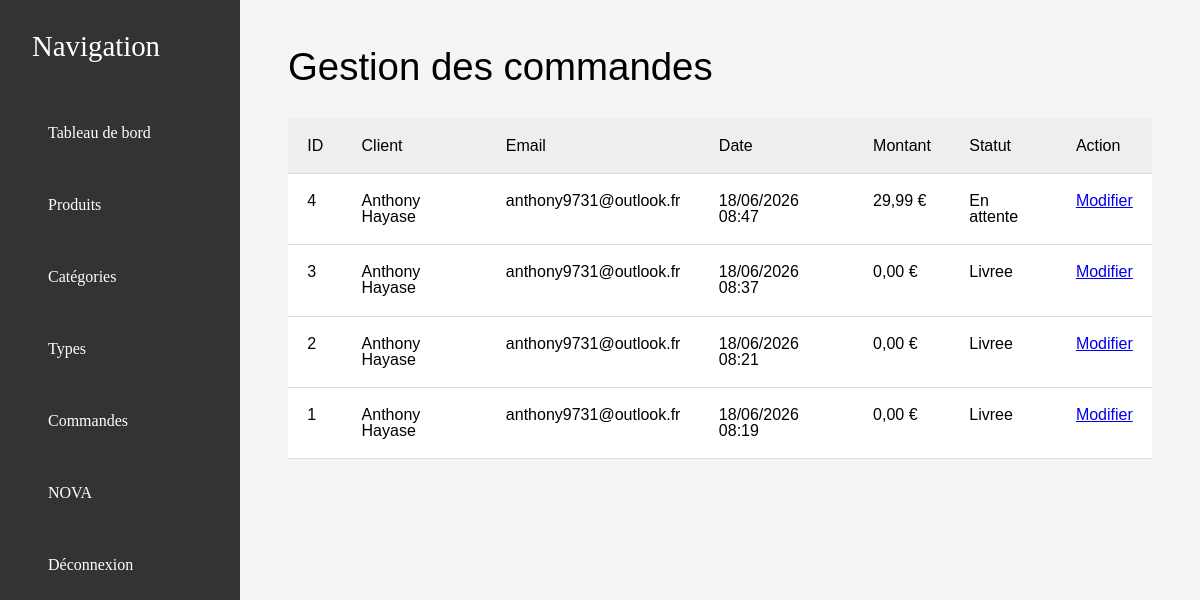
/admin/commandes.php (signed in), run on the app's committed database.
### tables this page shows
CREATE TABLE IF NOT EXISTS `commandes` (
  `id_commande` int NOT NULL AUTO_INCREMENT,
  `id_user` int DEFAULT NULL,
  `date_commande` timestamp NULL DEFAULT CURRENT_TIMESTAMP,
  `montant_total` decimal(10,2) DEFAULT '0.00',
  `statut` enum('En attente','Payee','Expediee','Livree') DEFAULT 'En attente',
  `nom_client` varchar(100) NOT NULL,
  `prenom_client` varchar(100) NOT NULL,
  `email_client` varchar(255) NOT NULL,
  `adresse` varchar(255) NOT NULL,
  `ville` varchar(100) NOT NULL,
  `code_postal` varchar(20) NOT NULL,
  `pays` varchar(100) NOT NULL,
  `telephone` varchar(50) DEFAULT NULL,
  PRIMARY KEY (`id_commande`),
  KEY `id_user` (`id_user`)
);

### admin/commandes.php (the view, shortened to what this page needs)
<?php
require_once '../config/admin_init.php';
$stmt = $pdo->query("
    SELECT *
    FROM commandes
    ORDER BY date_commande DESC
");
$commandes = $stmt->fetchAll();
?>
<!DOCTYPE html>
<html lang="fr">
<head>
    <link rel="stylesheet" href="../assets/css/reset.css">
    <link rel="stylesheet" href="../assets/css/admin.css">
</head>
<body>
    <section>
        <div class="admin-wrapper">
            <aside class="sidebar">
                <h2>Navigation</h2>
                <ul>
                    <li><a href="dashboard.php">Tableau de bord</a></li>
                    <li><a href="produits/index.php">Produits</a></li>
                    <li><a href="categories/index.php">Catégories</a></li>
                    <li><a href="types/index.php">Types</a></li>
                    <li><a href="commandes.php">Commandes</a></li>
                    <li><a href="../index.php">NOVA</a></li>
                    <li><a href="logout.php">Déconnexion</a></li>
                </ul>
            </aside>
            <main class="main-content">
                <div class="admin-header">
                    <h1>Gestion des commandes</h1>
                </div>
                <table class="table">
                    <thead>
                        <tr>
                            <th>ID</th>
                            <th>Client</th>
                            <th>Email</th>
                            <th>Date</th>
                            <th>Montant</th>
                            <th>Statut</th>
                            <th>Action</th>
                        </tr>
                    </thead>
                    <tbody>
                        <?php foreach ($commandes as $commande): ?>
                        <tr>
                            <td>
                                <?= $commande['id_commande'] ?>
                            </td>
                            <td>
                                <?= htmlspecialchars($commande['prenom_client']) ?>
                                <?= htmlspecialchars($commande['nom_client']) ?>
                            </td>
                            <td>
                                <?= htmlspecialchars($commande['email_client']) ?>
                            </td>
                            <td>
                                <?= date('d/m/Y H:i', strtotime($commande['date_commande'])) ?>
                            </td>
                            <td>
                                <?= number_format($commande['montant_total'], 2, ',', ' ') ?>
                                €
                            </td>
                            <td>
                                <?= htmlspecialchars($commande['statut']) ?>
                            </td>
                            <td>
                                <a href="commande_edit.php?id=<?= $commande['id_commande'] ?>">
                                    Modifier
                                </a>
                            </td>
                        </tr>
                        <?php endforeach; ?>
                    </tbody>
                </table>
            </main>
        </div>
    </section>
</body>
</html>

### assets/css/admin.css (style rules this page uses)
* { box-sizing: border-box; font-family: sans-serif; }
.admin-wrapper { display: flex; min-height: 100vh; }
.sidebar { width: 15rem; background-color: #333333; color: white; padding: 2rem; }
.sidebar h2 { margin-bottom: 3rem; font-size: 1.8rem; }
.sidebar ul { list-style: none; }
.sidebar li { margin-bottom: 1.5rem; }
.sidebar a { color: white; text-decoration: none; display: block; padding: 1rem; border-radius: 0.5rem; }
.main-content { flex: 1; padding: 3rem; background-color: #f5f5f5; }
.admin-header { display: flex; justify-content: space-between; align-items: center; margin-bottom: 2rem; }
.admin-header h1 { font-size: 2.4rem; }
.table { width: 100%; border-collapse: collapse; background: white; }
.table th, .table td { padding: 1.2rem; border-bottom: 1px solid #ddd; text-align: left; }
.table th { background-color: #eee; }

### data on the page
commandes: id_commande "4", prenom_client "Anthony", nom_client "Hayase", email_client "anthony9731@outlook.fr", date_commande "18/06/2026 08:47", montant_total "29,99", statut "En attente"
commandes: id_commande "3", prenom_client "Anthony", nom_client "Hayase", email_client "anthony9731@outlook.fr", date_commande "18/06/2026 08:37", montant_total "0,00", statut "Livree"
commandes: id_commande "2", prenom_client "Anthony", nom_client "Hayase", email_client "anthony9731@outlook.fr", date_commande "18/06/2026 08:21", montant_total "0,00", statut "Livree"
commandes: id_commande "1", prenom_client "Anthony", nom_client "Hayase", email_client "anthony9731@outlook.fr", date_commande "18/06/2026 08:19", montant_total "0,00", statut "Livree"
